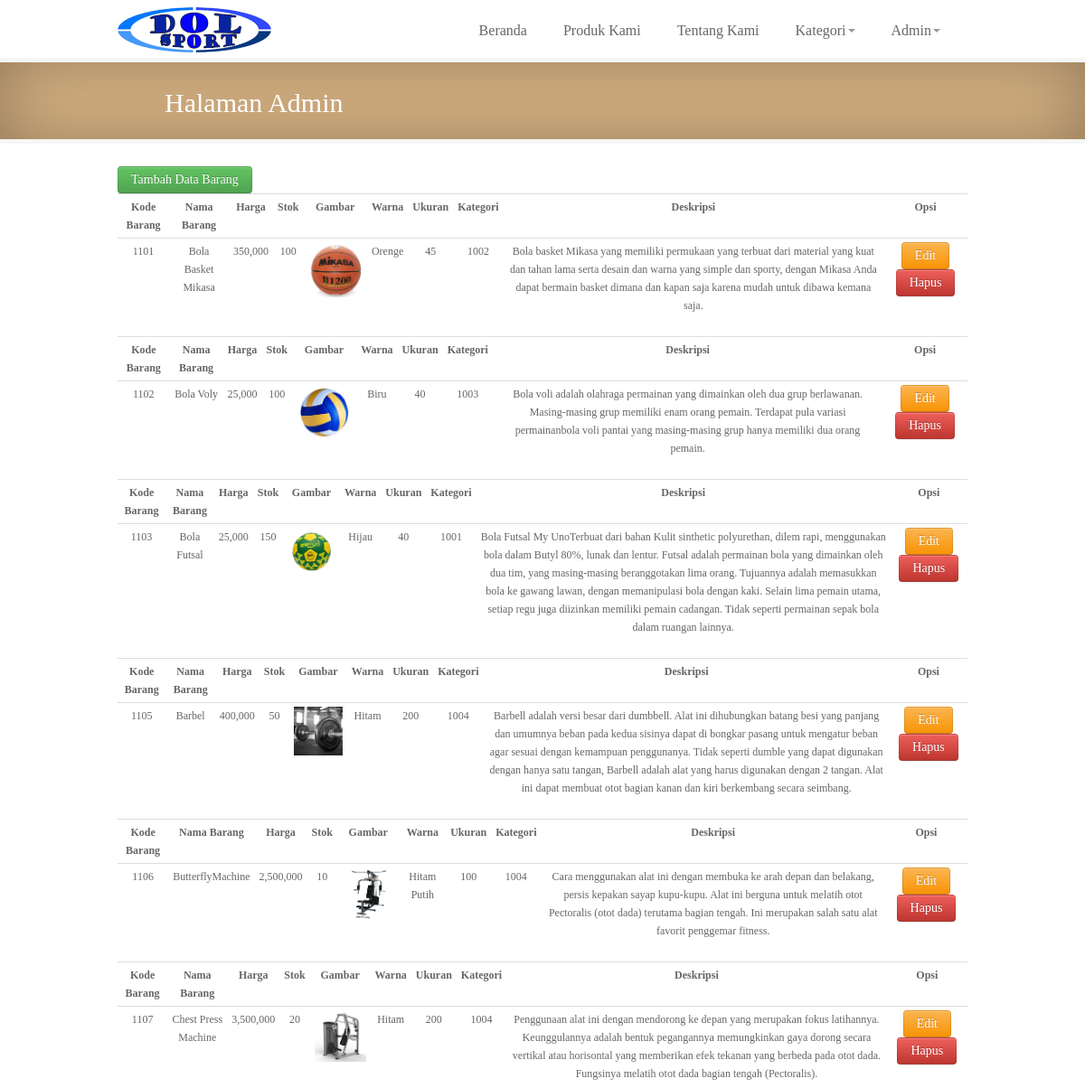
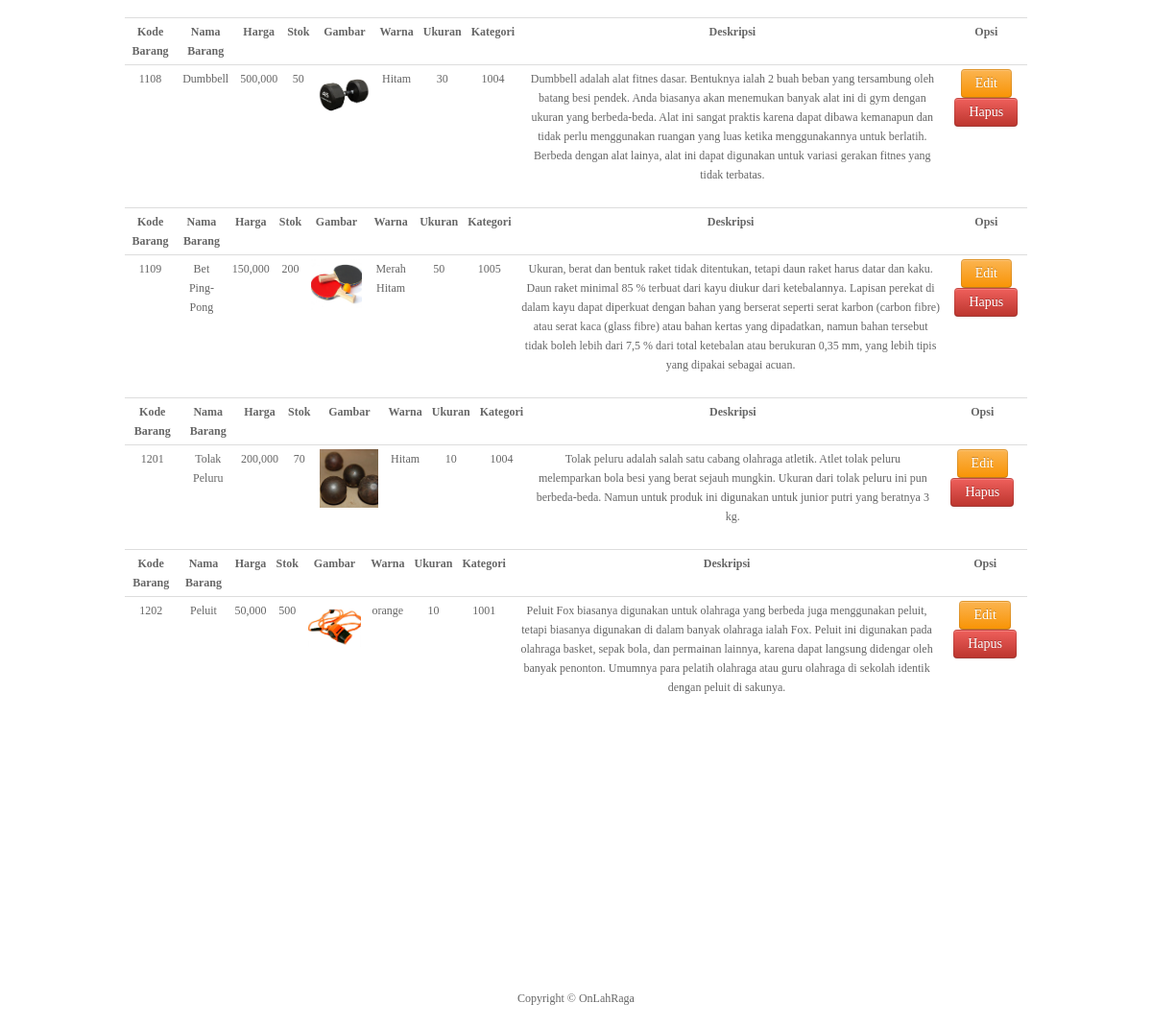
The page /halamanadmin.php (signed in) on the database its author committed (2 pictures, top to bottom).
### tables this page shows
CREATE TABLE IF NOT EXISTS `barang` (
  `idbarang` int(11) NOT NULL AUTO_INCREMENT,
  `namabarang` varchar(50) NOT NULL,
  `harga` decimal(10,0) NOT NULL,
  `stok` int(11) NOT NULL,
  `gambar` varchar(100) NOT NULL,
  `warna` varchar(50) NOT NULL,
  `ukuran` int(11) NOT NULL,
  `idkategori` int(11) NOT NULL,
  `deskripsi` varchar(500) NOT NULL,
  PRIMARY KEY (`idbarang`),
  KEY `fk_kategori` (`idkategori`)
);

### databarang.php (the view, shortened to what this page needs)
<div id="wrapper">
  <a href="halamanadmin.php?aksi=tambahbarang" class="btn btn-xs btn-success">Tambah Data Barang</a> <br>
   <div class="container">
   <?php
     include"koneksi.php";
     $query = mysqli_query($koneksi,"select * from barang") or die("Gagal melakukan query.");
     while ($data = mysqli_fetch_array($query)) {
   ?>
   <table class="table table-hover table-condensed">
       <tr>
         <th><center>Kode Barang</center></th>
         <th><center>Nama Barang</center></th>
         <th><center>Harga</center></th>
         <th><center>Stok</center></th>
         <th><center>Gambar</center></th>
         <th><center>Warna</center></th>
         <th><center>Ukuran</center></th>
         <th><center>Kategori</center></th>
         <th><center>Deskripsi</center></th>
         <th><center>Opsi</center></th>
       </tr>
       <tr>
         <td><center><?php echo $data['idbarang'];?></center></td>
         <td><center><?php echo $data['namabarang'];?></center></td>
         <td><center><?php echo number_format($data['harga']); ?></center></td>
         <td><center><?php echo $data['stok']; ?></center></td>
         <td><center><img src=<?php echo "images/".$data['gambar']; ?> alt="" width="100"/></center></td>
         <td><center><?php echo $data['warna']; ?></center></td>
         <td><center><?php echo $data['ukuran']; ?></center></td>
         <td><center><?php echo $data['idkategori']; ?></center></td>
         <td><center><?php echo $data['deskripsi']; ?></center></td>
         <td><center>
               <a href="halamanadmin.php?aksi=editbarang&idbarang=<?php echo $data['idbarang']; ?>" class="btn btn-xs btn-warning">Edit</a>
               <a href="hapusbarang.php?idbarang=<?php echo $data['idbarang']; ?>" onclick="return confirm('apakah anda yakin akan menghapus?')" class="btn btn-xs btn-danger">Hapus</a>
             </center>
         </td>
       </tr>
     </table>
   <?php
     };
   ?>
   </div>
 </div>

### css/style.css (style rules this page uses)
body { font-family: 'Droid Sans'; font-size: 12px; color: #666; }
#wrapper { background: #fff; }

### rows shown on the page
barang: idbarang "1101", namabarang "Bola Basket Mikasa", harga "350,000", stok "100", gambar (picture), warna "Orenge", ukuran "45", idkategori "1002", deskripsi "Bola basket Mikasa yang memiliki permukaan yang terbuat dari material yang kuat dan tahan lama serta desain dan warna yang simple dan sporty, dengan Mikasa Anda dapat bermain basket dimana dan kapan saja karena mudah untuk dibawa kemana saja."
barang: idbarang "1102", namabarang "Bola Voly", harga "25,000", stok "100", gambar (picture), warna "Biru", ukuran "40", idkategori "1003", deskripsi "Bola voli adalah olahraga permainan yang dimainkan oleh dua grup berlawanan. Masing-masing grup memiliki enam orang pemain. Terdapat pula variasi permainanbola voli pantai yang masing-masing grup hanya memiliki dua orang pemain."
barang: idbarang "1103", namabarang "Bola Futsal", harga "25,000", stok "150", gambar (picture), warna "Hijau", ukuran "40", idkategori "1001", deskripsi "Bola Futsal My UnoTerbuat dari bahan Kulit sinthetic polyurethan, dilem rapi, menggunakan bola dalam Butyl 80%, lunak dan lentur. Futsal adalah permainan bola yang dimainkan oleh dua tim, yang masing-masing beranggotakan lima orang. Tujuannya adalah memasukkan bola ke gawang lawan, dengan memanipulasi bola dengan kaki. Selain lima pemain utama, setiap regu juga diizinkan memiliki pemain cadangan. Tidak seperti permainan sepak bola dalam ruangan lainnya."
barang: idbarang "1105", namabarang "Barbel", harga "400,000", stok "50", gambar (picture), warna "Hitam", ukuran "200", idkategori "1004", deskripsi "Barbell adalah versi besar dari dumbbell. Alat ini dihubungkan batang besi yang panjang dan umumnya beban pada kedua sisinya dapat di bongkar pasang untuk mengatur beban agar sesuai dengan kemampuan penggunanya. Tidak seperti dumble yang dapat digunakan dengan hanya satu tangan, Barbell adalah alat yang harus digunakan dengan 2 tangan. Alat ini dapat membuat otot bagian kanan dan kiri berkembang secara seimbang."
barang: idbarang "1106", namabarang "ButterflyMachine", harga "2,500,000", stok "10", gambar (picture), warna "Hitam Putih", ukuran "100", idkategori "1004", deskripsi "Cara menggunakan alat ini dengan membuka ke arah depan dan belakang, persis kepakan sayap kupu-kupu. Alat ini berguna untuk melatih otot Pectoralis (otot dada) terutama bagian tengah. Ini merupakan salah satu alat favorit penggemar fitness."
barang: idbarang "1107", namabarang "Chest Press Machine", harga "3,500,000", stok "20", gambar (picture), warna "Hitam", ukuran "200", idkategori "1004", deskripsi "Penggunaan alat ini dengan mendorong ke depan yang merupakan fokus latihannya. Keunggulannya adalah bentuk pegangannya memungkinkan gaya dorong secara vertikal atau horisontal yang memberikan efek tekanan yang berbeda pada otot dada. Fungsinya melatih otot dada bagian tengah (Pectoralis)."
barang: idbarang "1108", namabarang "Dumbbell", harga "500,000", stok "50", gambar (picture), warna "Hitam", ukuran "30", idkategori "1004", deskripsi "Dumbbell adalah alat fitnes dasar. Bentuknya ialah 2 buah beban yang tersambung oleh batang besi pendek. Anda biasanya akan menemukan banyak alat ini di gym dengan ukuran yang berbeda-beda. Alat ini sangat praktis karena dapat dibawa kemanapun dan tidak perlu menggunakan ruangan yang luas ketika menggunakannya untuk berlatih. Berbeda dengan alat lainya, alat ini dapat digunakan untuk variasi gerakan fitnes yang tidak terbatas."
barang: idbarang "1109", namabarang "Bet Ping-Pong", harga "150,000", stok "200", gambar (picture), warna "Merah Hitam", ukuran "50", idkategori "1005", deskripsi "Ukuran, berat dan bentuk raket tidak ditentukan, tetapi daun raket harus datar dan kaku. Daun raket minimal 85 % terbuat dari kayu diukur dari ketebalannya. Lapisan perekat di dalam kayu dapat diperkuat dengan bahan yang berserat seperti serat karbon (carbon fibre) atau serat kaca (glass fibre) atau bahan kertas yang dipadatkan, namun bahan tersebut tidak boleh lebih dari 7,5 % dari total ketebalan atau berukuran 0,35 mm, yang lebih tipis yang dipakai sebagai acuan."
barang: idbarang "1201", namabarang "Tolak Peluru", harga "200,000", stok "70", gambar (picture), warna "Hitam", ukuran "10", idkategori "1004", deskripsi "Tolak peluru adalah salah satu cabang olahraga atletik. Atlet tolak peluru melemparkan bola besi yang berat sejauh mungkin. Ukuran dari tolak peluru ini pun berbeda-beda. Namun untuk produk ini digunakan untuk junior putri yang beratnya 3 kg."
barang: idbarang "1202", namabarang "Peluit", harga "50,000", stok "500", gambar (picture), warna "orange", ukuran "10", idkategori "1001", deskripsi "Peluit Fox biasanya digunakan untuk olahraga yang berbeda juga menggunakan peluit, tetapi biasanya digunakan di dalam banyak olahraga ialah Fox. Peluit ini digunakan pada olahraga basket, sepak bola, dan permainan lainnya, karena dapat langsung didengar oleh banyak penonton. Umumnya para pelatih olahraga atau guru olahraga di sekolah identik dengan peluit di sakunya."
